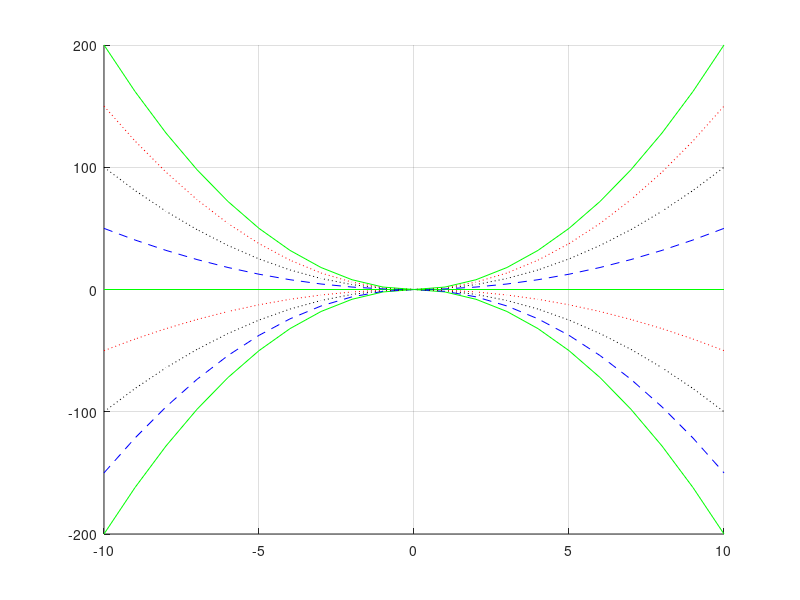

Write the MATLAB code that produced this figure.
clear all;
figure;
hold on;
grid on;

x=[-10:1:10];
a=[-2:.5:2];
m=size(a,2);


format=['r: ';'g- ';'b--';'k: '];
k=size(format,1);

for i=1:m
    c=mod(i,k);
    y=c+1;
        
    plot(x, a(i)*x.*x, format(y,:))
end